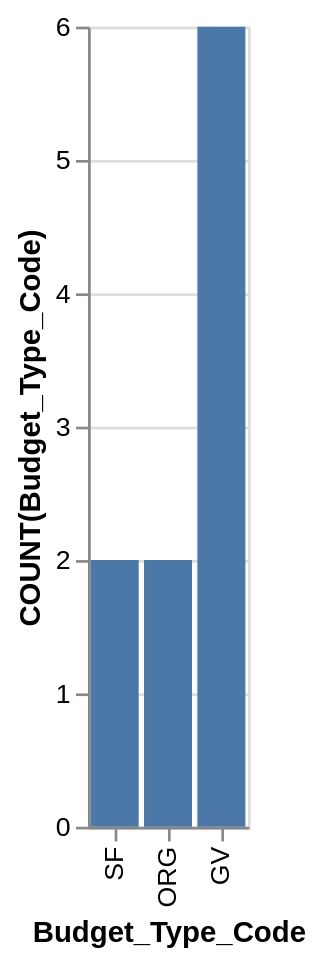

Vega-Lite specification for this chart:
### Vega-Lite specification from a JSON file in a GitHub repository (floating-point values rounded to 4 significant figures)
{"data": {"values": [{"x_data": "GV", "y_data": 6}, {"x_data": "ORG", "y_data": 2}, {"x_data": "SF", "y_data": 2}]}, "mark": "bar", "encoding": {"x": {"field": "x_data", "type": "nominal", "title": "Budget_Type_Code", "sort": "descending"}, "y": {"field": "y_data", "type": "quantitative", "title": "COUNT(Budget_Type_Code)"}}}
